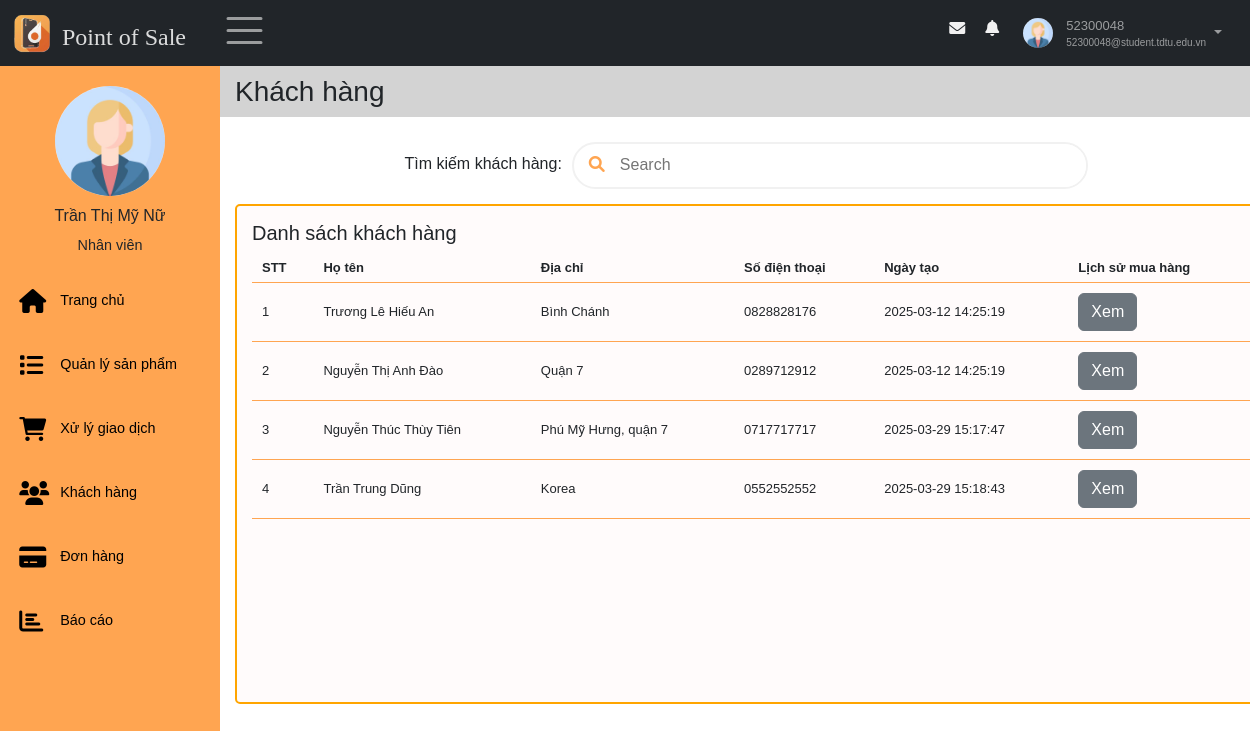
Page /views/index.php?sidebar=khachhang (signed in) on the committed database.
### tables this page shows
CREATE TABLE `taikhoan` (
  `id` int(11) NOT NULL,
  `id_nhanvien` int(11) NOT NULL,
  `username` varchar(30) NOT NULL,
  `password` varchar(30) NOT NULL,
  `role` enum('Admin','Nhân viên') NOT NULL,
  `trangthai_hd` tinyint(1) NOT NULL,
  `activate_token` varchar(10) DEFAULT NULL,
  `expire_time` int(11) DEFAULT NULL,
  `pass_changed` tinyint(1) DEFAULT NULL,
  `trangthai_khoa` tinyint(1) NOT NULL DEFAULT 0
);

CREATE TABLE `nhanvien` (
  `id` int(11) NOT NULL,
  `hoten` varchar(50) NOT NULL,
  `email` varchar(100) NOT NULL,
  `gioitinh` enum('Nữ','Nam') DEFAULT NULL,
  `sdt` varchar(11) DEFAULT NULL,
  `ngaysinh` date DEFAULT NULL,
  `diachi` varchar(100) DEFAULT NULL,
  `img` varchar(50) DEFAULT NULL
);

CREATE TABLE `khachhang` (
  `id` int(11) NOT NULL,
  `hoten` varchar(50) NOT NULL,
  `diachi` text NOT NULL,
  `sdt` varchar(11) NOT NULL,
  `ngaytao` timestamp NOT NULL DEFAULT current_timestamp()
);

### models/quanlyhoso/getProfileNV.php (called while the page is built, shortened)
<?php
    $conn = connectDB();
    if (isset($_GET["id_detail"])) {
        $id = $_GET["id_detail"];
    } else {
        $id = $_SESSION["id"];
    }
    if(empty($_SESSION["id"])) {
        header("Location: ../index.php");
        exit();
    }else{
        $sql = "SELECT nhanvien.*, taikhoan.trangthai_khoa, taikhoan.role FROM nhanvien, taikhoan WHERE nhanvien.id = taikhoan.id_nhanvien AND nhanvien.id =" . $id;
    }
    $result = $conn->query($sql);
    if ($result->num_rows > 0) {
        $row = $result->fetch_assoc();
        $profile_img = $row["img"]??"";
    }
?>

### models/khachhang/showkhach.php (the view, shortened to what this page needs)
<?php
    $conn = connectDB();
    $sql = "SELECT * FROM khachhang";
    $result = $conn->query($sql);
    if ($result->num_rows > 0) {
        while($row = $result->fetch_assoc()) {
            echo "<tr>";
            echo "<td>" . $row["id"]. "</td>";
            echo "<td>" . $row["hoten"]. "</td>";
            echo "<td>" . $row["diachi"]. "</td>";
            echo "<td>" . $row["sdt"]. "</td>";
            echo "<td>" . $row["ngaytao"]. "</td>";
            echo "<td>
            <a class='btn-custom btn btn-secondary' href='index.php?sidebar=khachhang&idlskh=" . $row['id'] . "'>
               Xem
            </a>
          </td>";
            echo "</tr>";
        }
    }
?>

### views/pages/nav.php (shortened to what this page needs)
<nav class="navbar navbar-expand-sm bg-dark navbar-dark fixed-top" id="nav">
    <div class="container-fluid">
        <div class="leftnav justify-content-start">
            <a class="logo navbar-brand" href="index.php" data-bs-toggle="tooltip"  title="Về trang chủ">
                <img src="../images/logo.ico" alt="Logo" style="width:40px;" >
                <h4>Point of Sale</h4>
            </a>
            <div class="openclose"><span class="navbar-toggler-icon" style="font-size:30px;cursor:pointer" onclick="open_closeNav() " class = "las la-bars"></span>  </div>
        </div>
        <div class="rightnav justify-content-end">
            <ul  class=" navbar-nav" >
                <li class="nav-item">
                    <a  href="#">
                    <span class = "fa fa-fw fa-envelope"></span>
                    </a></li>
                <li class="nav-item">
                    <a  href="#">
                    <span class = "fa fa-bell"></span>
                    </a></li>
                <li class="nav-item dropdown">
                        <a id="nav-user" class="nav-link dropdown-toggle" href="#" role="button" data-bs-toggle="dropdown">
                            <?php
                            if (empty($profile_img) || $profile_img == "") {
                                $avtPath = "../models/quanlyhoso/imagesNV/user.jpg";
                            } else {
                                $avtPath = "../models/quanlyhoso/imagesNV/" . $profile_img;
                            }
                            ?>
                            <img id="nav-avatar" src = "<?=$avtPath?>" height = "30px"  width = "30px" alt = "Avatar">
                            <div class="infor">
                                <p id ="user"><?= $_SESSION["username"]?></p>
                                <p id="email"><?= $_SESSION["email"]?></p>
                            </div>
                        </a>
                </li>
            </ul>
        </div>
    </div>
</nav>

### views/pages/main/sidebar.php (shortened to what this page needs)
<div class="sidebar"  id="mySidebar" >
    <div class="sidebar-user">
        <img src="<?=$avtPath?>" height = "70px"  width = "70px" alt = "">
            <div>
                <h3><?=$_SESSION['tennv']?></h3>
                <span><?=$_SESSION['role']?></span>
        </div>
    </div>
    <div class="sidebar-menu">
        <ul >
            <li class="item">
                <a class="link" href="index.php">
                    <span class = "fa fa-home"></span>
                    <p class="item-sidebar">Trang chủ</p>
                </a>
            </li>
            <li class="item">
                <a class="link" href="index.php?sidebar=quanlysanpham">
                    <span class = "fa fa-list"></span>
                    <p class="item-sidebar">Quản lý sản phẩm</p>
                </a>
            </li>
            <?php if($_SESSION["role"] == "Nhân viên") {
            ?>
                <li class="item">
                    <a class="link" href="index.php?sidebar=giaodich">
                        <span class = "fa fa-shopping-cart"></span>
                        <p class="item-sidebar">Xử lý giao dịch</p>
                    </a>
                </li>
                <li class="item">
                    <a class="link" href="index.php?sidebar=khachhang">
                        <span class = "fa fa-users"></span>
                        <p class="item-sidebar">Khách hàng</p>
                    </a>
                </li>
                <li class="item">
                    <a class="link" href="index.php?sidebar=donhang">
                        <span class = "fa fa-credit-card"></span>
                        <p class="item-sidebar">Đơn hàng</p>
                    </a>
                </li>
                <?php
            }?>
            <li class="item">
                <a class="link" href="index.php?sidebar=baocao">
                    <span class = "fa fa-bar-chart"></span>
                    <p class="item-sidebar">Báo cáo</p>
                </a>
            </li>
        </ul>
    </div>
</div>

### views/style.css (style rules this page uses)
* { font-family: 'Poppins', sans-serif; box-sizing: border-box; text-decoration: none; list-style-type: none; padding: 0; margin: 0; }
#nav { position: fixed; }
.nav-item { margin: 5px 8px; }
.logo { display: flex; margin: 0; padding: 0; }
.logo h4 { color: #ffffffd6; margin: 10px 10px 0 10px; font-family:Cambria, Cochin, Georgia, Times, 'Times New Roman', serif; }
.leftnav { display: flex; }
.sidebar { display: flex; flex-direction: column; width: 220px; height: 100%; padding: 15px 0 0 0; background: #ffa551; position: fixed; z-index: 1; overflow-x: hidden; transition: 0.5s; }
.sidebar-user { margin-top: 1rem; text-align: center; }
.sidebar-user img { width: 110px; height: 110px; border-radius: 50%; margin-bottom: 10px; }
.sidebar-user h3 { font-size: 1rem; }
.sidebar-user span { font-size: .9rem; margin-top: .9rem; margin-bottom: .9rem; }
.openclose { margin: 0 10px; }
.sidebar ul { margin-bottom: 2rem; padding: 0; }
.sidebar li { margin-left: .2rem; }
.sidebar-menu { flex-grow: 1; }
.link { font-size: .9rem; display: flex; align-items: center; margin-top: 1.5rem; transition: 0.3s; color: black; padding: 8px 16px; text-decoration: none; }
.item-sidebar { margin: 0; margin-right: 5px; }
.item .link span { width: 25px; }
.sidebar li a span, .sidebar a span { font-size: 1.5rem; display: inline-block; margin-right: 1rem; }
#nav-user { display: flex; padding: 0; }
.infor { margin-left: 10px; display: flex; flex-direction: column; justify-content: center; flex-grow: 1; font-size: x-small; }
.infor p { margin: 0; }
#user { font-size: small; }
#nav-avatar { width: 30px; height: 30px; border-radius: 50%; margin: 3px; }
#nav-user::after { margin: 15px 8px; }
.rightnav>ul>li>a>span { color: #f1f1f1; padding: 5px; }
.cart-table th, .cart-table tbody td { padding: 10px 10px; font-size: small; border-bottom: 1px solid #ffa551; }
.cart-table th, .cart-table tbody td { padding: 5px 10px; font-size: small; border-bottom: 1px solid #ffa551; }
.btn-custom { margin: 5px 0; }
* { font-family: 'Poppins', sans-serif; box-sizing: border-box; margin: 0; padding: 0; }

### rows in the picture
taikhoan: id_nhanvien.img (placeholder picture)
khachhang: id "1", hoten "Trương Lê Hiếu An", diachi "Bình Chánh", sdt "0828828176", ngaytao "2025-03-12 14:25:19"
khachhang: id "2", hoten "Nguyễn Thị Anh Đào", diachi "Quận 7", sdt "0289712912", ngaytao "2025-03-12 14:25:19"
khachhang: id "3", hoten "Nguyễn Thúc Thùy Tiên", diachi "Phú Mỹ Hưng, quận 7", sdt "0717717717", ngaytao "2025-03-29 15:17:47"
khachhang: id "4", hoten "Trần Trung Dũng", diachi "Korea", sdt "0552552552", ngaytao "2025-03-29 15:18:43"

### other values in the picture
$_SESSION["username"] "52300048"
$_SESSION["email"] "52300048@student.tdtu.edu.vn"
$_SESSION['tennv'] "Trần Thị Mỹ Nữ"
$_SESSION['role'] "Nhân viên"
